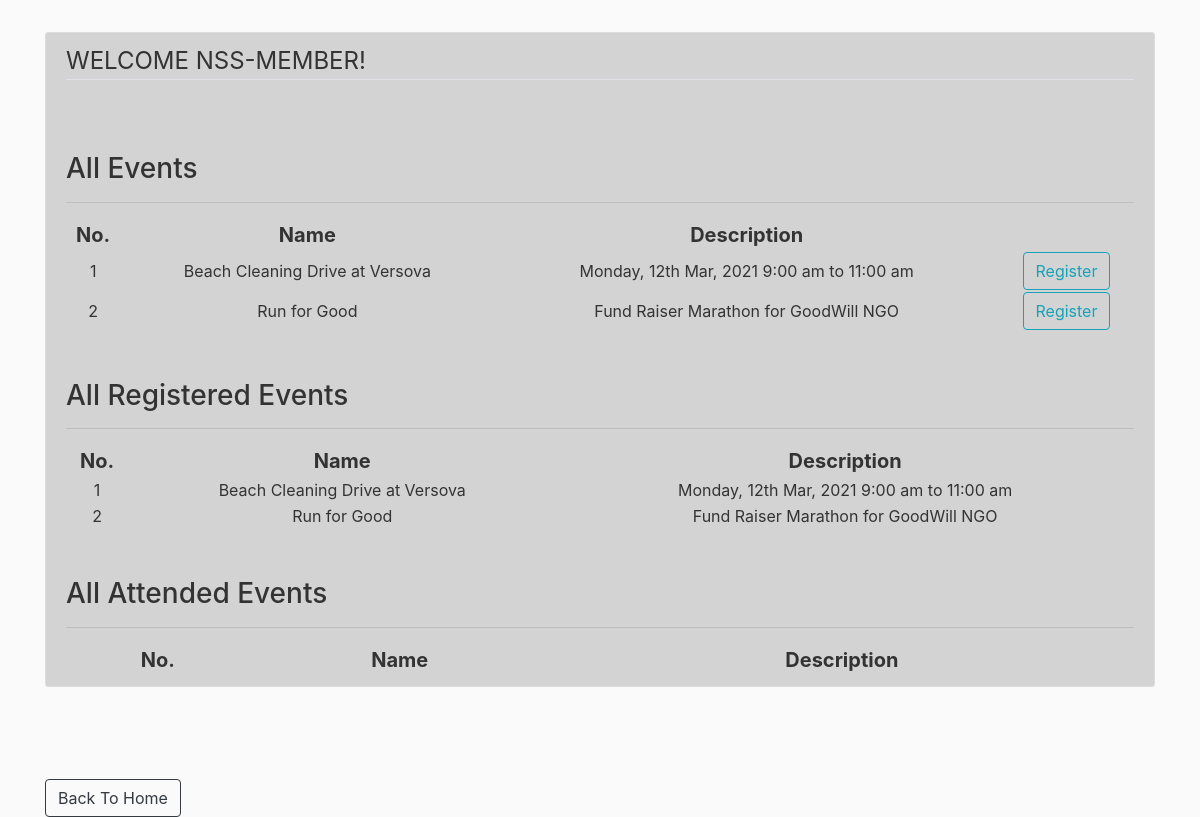
The page /nm_dashboard (signed in) on the database as committed earlier.
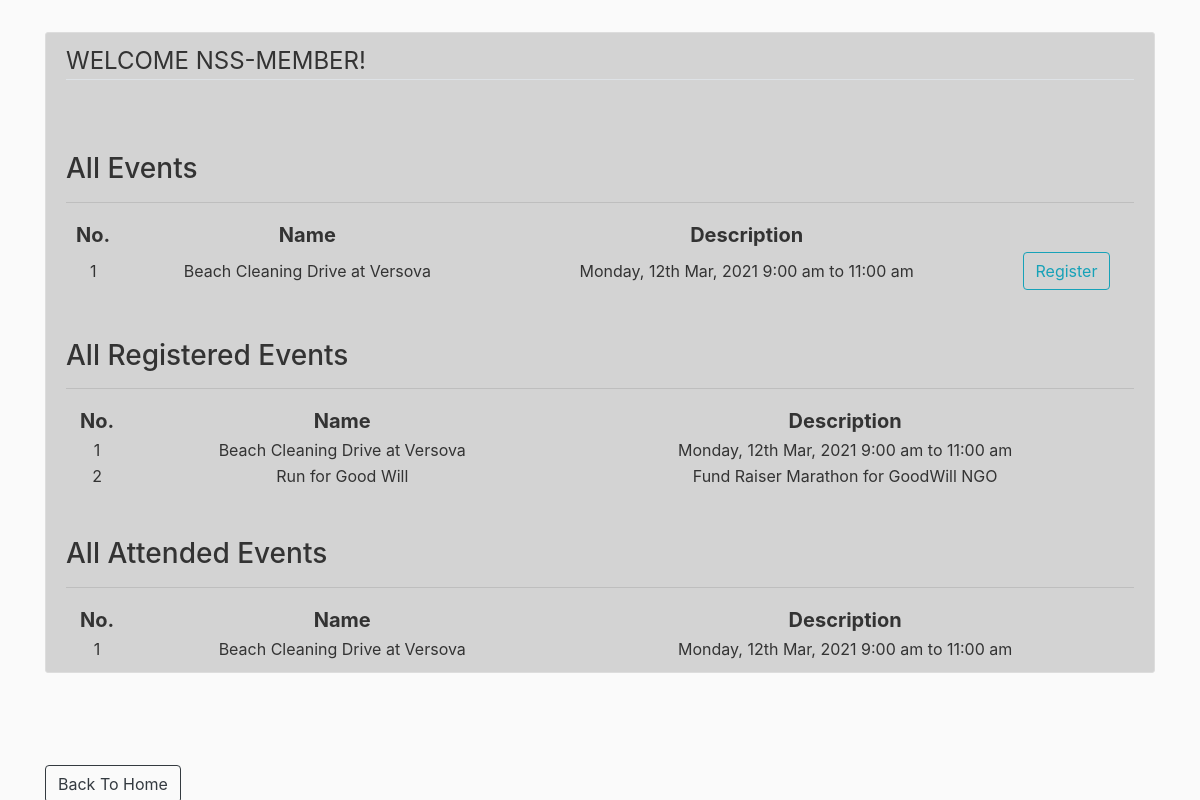
The same page on the database as committed later.
### rbac/models.py (models this page shows)
class Event(db.Model):
    id = db.Column(db.Integer, primary_key=True)
    name = db.Column(db.String(50), unique=True)
    description = db.Column(db.String(200), unique=True, nullable=False)
    event_date = db.Column(db.DateTime, index=True, default=datetime.utcnow)
    status = db.Column(db.String(20), nullable=False, default=False) #0=not approved; 1=approved; 2=done
    users_attended = relationship("User", secondary="attendance") #event.users_attended
    users_registered = relationship("User", secondary="registration") #event.users_registered

### rbac/routes.py (the view)
@app.route('/nm_dashboard')
@login_required
def nm_dashboard():
    if get_role(current_user) != 'NM':
        return redirect(url_for('home'))
    events = Event.query.filter_by(status='1')
    return render_template('nm_dashboard.html',events=events,registered=current_user.events_registered,attended=current_user.events_attended)

### rbac/models.py (called while the page is built)
@login_manager.user_loader
def load_user(user_id):
    return User.query.get(int(user_id))

### rbac/templates/nm_dashboard.html (shortened to what this page needs)
{% extends "layout.html" %}
{% block content %}
<div class="content-section">
    <legend class="border-bottom mb-4">WELCOME NSS-MEMBER!</legend>
    <br><br>
    <h3>All Events</h3>
    <table style="width: 100%; text-align: center;">
        <tr style="font-size: 20px;">
                <th>No.</th>
                <th>Name</th>
                <th>Description</th>
                <th></th>
        </tr>
        <hr>
        {% for event in events %}
            <tr>
                <td>{{ loop.index }}</td>
                <td>{{ event.name }}</td>
                <td>{{ event.description }}</td>
                <td><a class="btn btn-outline-info" role="button" href="{{ url_for('register_event',eid=event.id,uid=current_user.id)}}">Register</a></td>
            </tr>
        {% endfor %}
    </table>
    <br><br>
    <h3>All Registered Events</h3>
    <table style="width: 100%; text-align: center;">
        <tr style="font-size: 20px;">
                <th>No.</th>
                <th>Name</th>
                <th>Description</th>
        </tr>
        <hr>
        {% for event in registered %}
            <tr>
                <td>{{ loop.index }}</td>
                <td>{{ event.name }}</td>
                <td>{{ event.description }}</td>
            </tr>
        {% endfor %}
    </table>
    <br><br>
    <h3>All Attended Events</h3>
    <table style="width: 100%; text-align: center;">
        <tr style="font-size: 20px;">
                <th>No.</th>
                <th>Name</th>
                <th>Description</th>
        </tr>
        <hr>
        {% for event in attended %}
            <tr>
                <td>{{ loop.index }}</td>
                <td>{{ event.name }}</td>
                <td>{{ event.description }}</td>
            </tr>
        {% endfor %}
    </table>
    </div>
    <br><br><br>
    <a href="{{ url_for('home') }}" class="btn btn-outline-dark" >Back To Home</a>
{% endblock content %}

Rows that differ between the two databases and show on the page:
no longer on one of the page's lists (row edited): Event: name "Run for Good", description "Fund Raiser Marathon for GoodWill NGO"
now on one of the page's lists (row unchanged): Event: name "Beach Cleaning Drive at Versova", description "Monday, 12th Mar, 2021 9:00 am to 11:00 am"
changed Event "Fund Raiser Marathon for GoodWill NGO": name "Run for Good" → "Run for Good Will"
